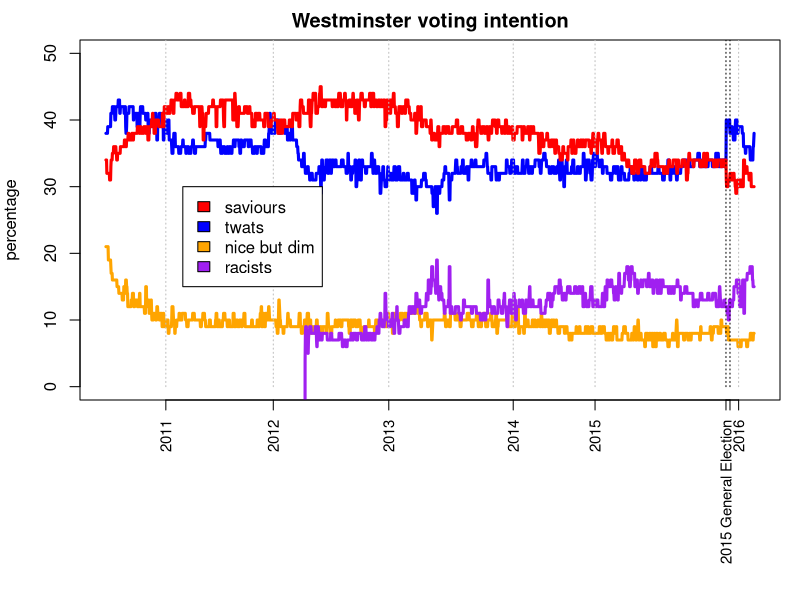

Recreate this plot in R.

# source http://ukpollingreport.co.uk/voting-intention-2

d <- read.table("polls.txt", sep="\t", header=TRUE)

d[is.na(d)] <- -50

par(mar=c(10,4,2,1))
plot(1:nrow(d), smooth(rev(d[,3])), type="l", lwd=3, col="blue", ylim=c(0,50), xaxt="n", xlab="", ylab="percentage")
lines(1:nrow(d), smooth(rev(d[,4])), lwd=3, col="red")
lines(1:nrow(d), smooth(rev(d[,5])), lwd=3, col="orange")
lines(1:nrow(d), smooth(rev(d[,6])), lwd=3, col="purple")
title("Westminster voting intention")


cl <- nrow(d) - c(1905,1557,1183,780,515,50)
yr <- c(2011,2012,2013,2014,2015,2016)

ev <- nrow(d) - c(91,78)
ti <- c("2015 General Election","Corbyn began leadership")

axis(side=1, at=cl, lab=yr, las=2, cex.axis=0.9)
axis(side=1, at=ev, lab=ti, las=2, cex.axis=0.9)


for (i in cl) {
	lines(c(i,i), c(0,100), col="grey", lwd=1, lty=3)
}

for (i in ev) {
	lines(c(i,i), c(0,100), col="black", lwd=1, lty=3)
}


legend(250, 30, fill=c("red","blue","orange","purple"), legend=c("saviours","twats","nice but dim","racists"))

